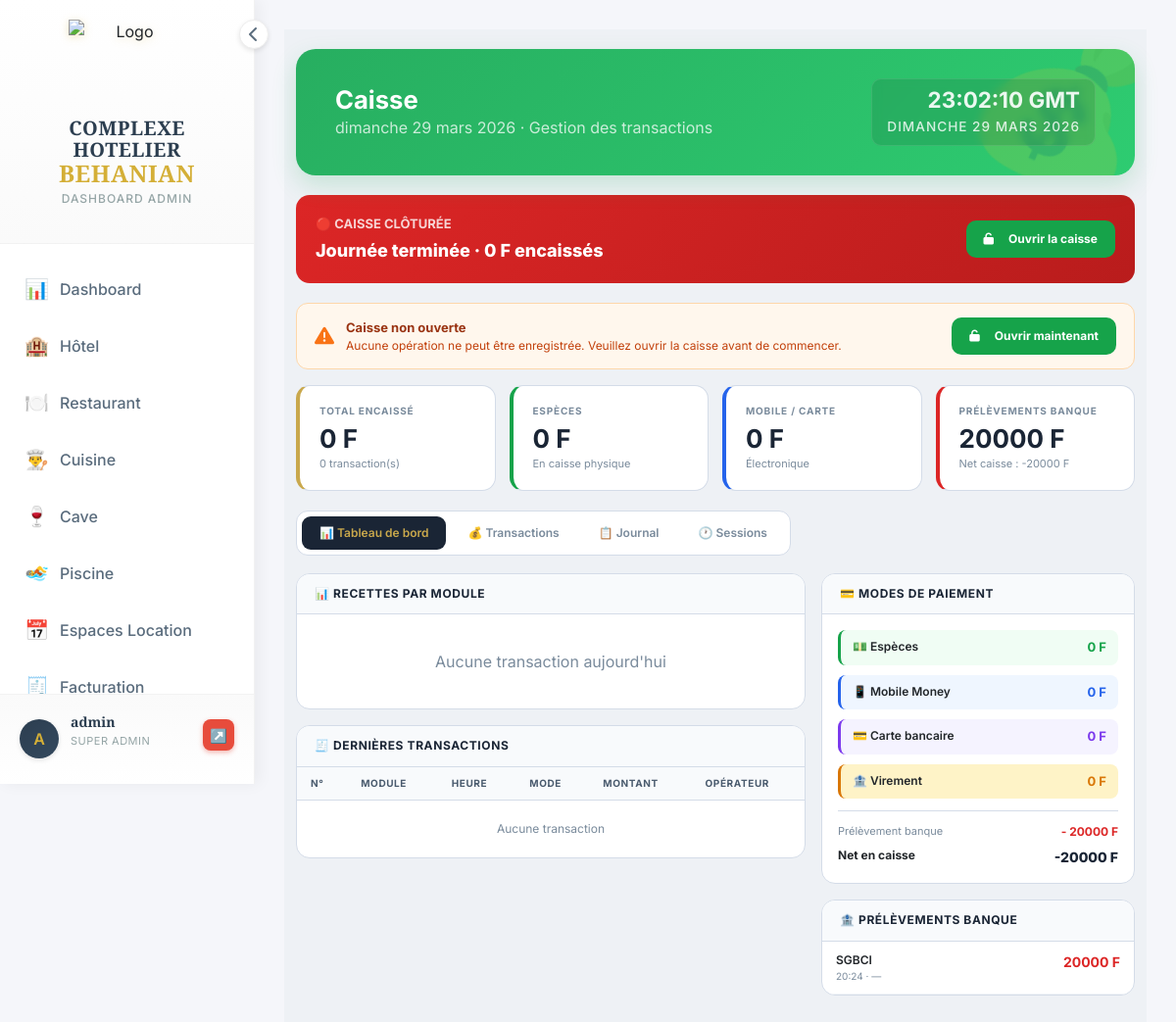
The page /caisse/ (signed in) on the database as committed earlier.
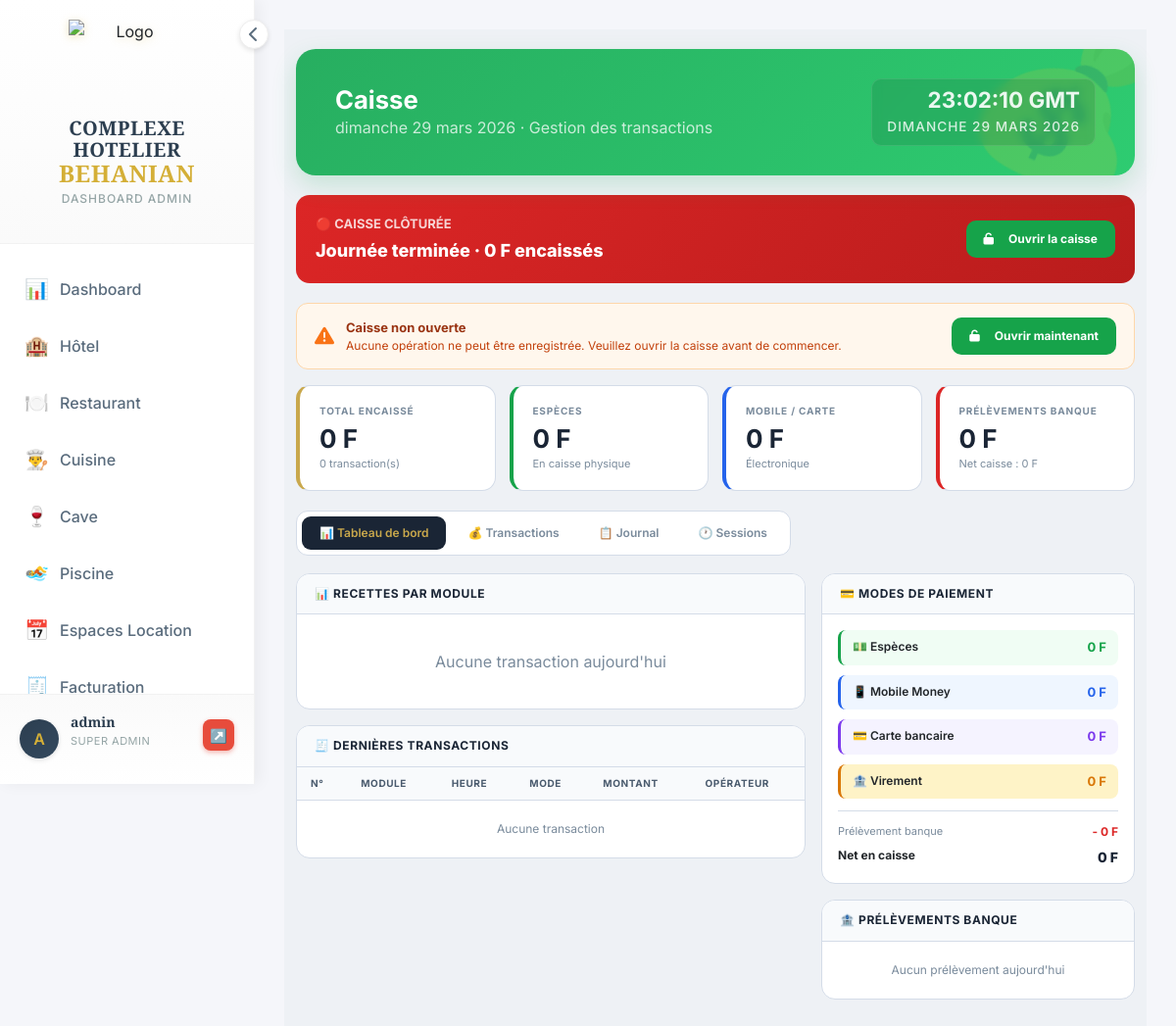
The same page on the database as committed later.
### caisse/models.py (models this page shows, shortened)
class PrelevementBanque(models.Model):
    session     = models.ForeignKey(CaisseSession, on_delete=models.CASCADE, related_name='prelevements', null=True, blank=True)
    montant     = models.DecimalField(max_digits=12, decimal_places=2)
    date        = models.DateTimeField(default=timezone.now)
    banque      = models.CharField(max_length=100, blank=True, help_text="Nom de la banque")
    reference   = models.CharField(max_length=100, blank=True, help_text="N° bordereau")
    notes       = models.TextField(blank=True)
    cree_par    = models.ForeignKey(User, on_delete=models.SET_NULL, null=True)
    valide      = models.BooleanField(default=True)
    class Meta:
        ordering = ['-date']

### caisse/views.py (the view)
# urls.py: path('', views.boite_nuit_index, name='index'),
@require_module_access('caisse')
def index(request):
    today = timezone.now().date()
    is_manager = request.user.groups.filter(name=GROUPE_MANAGER_GENERAL).exists() or request.user.is_superuser
    session_active = CaisseSession.objects.filter(user=request.user, is_open=True).first()
    stats = get_stats_jour(today)
    sessions_jour = CaisseSession.objects.filter(
        opened_at__date=today
    ).select_related('user').order_by('-opened_at')
    mouvements = MouvementCaisse.objects.filter(
        date__date=today, valide=True
    ).select_related('cree_par').order_by('-date')
    prelevements = PrelevementBanque.objects.filter(
        date__date=today, valide=True
    ).select_related('cree_par').order_by('-date')
    solde_veille, last_session = get_solde_veille()
    context = {
        'today': today,
        'session_active': session_active,
        'is_manager': is_manager,
        'stats': stats,
        'sessions_jour': sessions_jour,
        'mouvements': mouvements,
        'prelevements': prelevements,
        'solde_veille': solde_veille,
        'last_session': last_session,
    }
    return render(request, 'caisse/index.html', context)

### caisse/models.py (called while the page is built)
    @property
    def duree(self):
        fin = self.closed_at or timezone.now()
        delta = fin - self.opened_at
        h, m = divmod(delta.seconds // 60, 60)
        return f"{h}h{m:02d}"

    @property
    def est_entree(self):
        return self.type in ('encaissement', 'versement', 'fond_caisse', 'ajustement')

### caisse/views.py (called while the page is built)
def get_solde_veille():
    last = CaisseSession.objects.filter(is_open=False).order_by('-closed_at').first()
    if not last:
        return 0, None
    solde = last.fond_caisse_reel + last.total_especes - last.prelevement_banque
    return int(solde), last

### utils/permissions.py (called while the page is built, shortened)
def get_user_groups(user):
    return list(user.groups.values_list('name', flat=True))

def user_has_access(user, module):
    if not user.is_authenticated:
        return False
    if user.is_superuser:
        return True

def get_accessible_modules(user):
    if user.is_superuser:
        return ['dashboard', 'hotel', 'restaurant', 'bar', 'cuisine',
                'piscine', 'boite_nuit', 'espaces', 'caisse', 'facturation',
                'parametres', 'users']

### templates/caisse/index.html (shortened to what the changed rows need)
{% extends 'dashboard/base_dashboard.html' %}
{% load static %}
{% block content %}
<div class="cai-body"><div class="container-fluid">
  <div class="header-glam caisse-watermark">
    <div class="header-content">
      <h2 style="font-size:1.6rem;font-weight:700;margin:0">Caisse</h2>
    </div>
  </div>
  <div class="kpi-grid">
    <div class="kpi k-rouge">
      <div class="klbl">Prélèvements banque</div>
      <div class="kval">{{ stats.prelevements|floatformat:0 }} F</div>
      <div class="ksub">Net caisse : {{ stats.net|floatformat:0 }} F</div>
    </div>
  </div>
  <div class="tab-content active" id="content-dashboard">
    <div style="display:grid;grid-template-columns:1fr 320px;gap:16px">
      <div>
        <div class="panel">
          <div style="overflow-x:auto;max-height:380px;overflow-y:auto">
            <table class="tbl">
              <thead><tr><th style="position:sticky;top:0;background:#f8fafc">N°</th><th style="position:sticky;top:0;background:#f8fafc">Module</th><th style="position:sticky;top:0;background:#f8fafc">Heure</th><th style="position:sticky;top:0;background:#f8fafc">Mode</th><th style="position:sticky;top:0;background:#f8fafc">Montant</th><th style="position:sticky;top:0;background:#f8fafc">Opérateur</th></tr></thead>
            </table>
          </div>
        </div>
      </div>
      <div>
        <div class="panel">
          <div style="padding:16px">
            <div style="margin-top:12px;padding-top:12px;border-top:1px solid var(--border)">
              <div style="display:flex;justify-content:space-between">
                <span style="font-size:11px;color:var(--muted)">Prélèvement banque</span>
                <span style="font-size:12px;color:#dc2626;font-weight:700">- {{ stats.prelevements|floatformat:0 }} F</span>
              </div>
              <div style="display:flex;justify-content:space-between;margin-top:6px">
                <span style="font-size:12px;font-weight:700">Net en caisse</span>
                <span style="font-size:14px;font-weight:800;color:var(--dark)">{{ stats.net|floatformat:0 }} F</span>
              </div>
            </div>
          </div>
        </div>
        <div class="panel">
          <div class="ph">
            <h3>🏦 Prélèvements banque</h3>
          </div>
          {% for p in prelevements %}
          <div style="padding:10px 14px;border-bottom:1px solid #f0f3f7;display:flex;justify-content:space-between">
            <div>
              <div style="font-size:12px;font-weight:600">{{ p.banque|default:"Banque" }}</div>
              <div style="font-size:10px;color:var(--muted)">{{ p.date|date:"H:i" }} · {{ p.reference|default:"—" }}</div>
            </div>
            <div style="font-size:14px;font-weight:700;color:#dc2626">{{ p.montant|floatformat:0 }} F</div>
          </div>
          {% empty %}
          <div style="padding:20px;text-align:center;color:var(--muted);font-size:12px">Aucun prélèvement aujourd'hui</div>
          {% endfor %}
        </div>
      </div>
    </div>
  </div>
</div></div>
{% endblock %}

Rows that differ between the two databases and show on the page:
removed PrelevementBanque: banque "SGBCI", date "20:24", reference "—", montant "20000"
Other text that changed with them:
{{ stats.prelevements|floatformat:0 }}: "20000" → "0"
{{ stats.net|floatformat:0 }}: "-20000" → "0"
text now shown: "Aucun prélèvement aujourd'hui"
